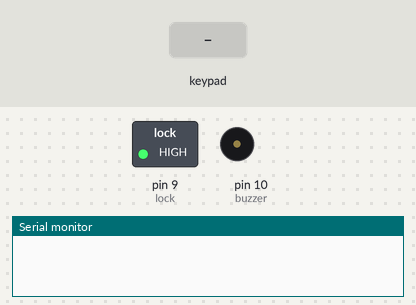
Recording of a sketch running on a simulated Arduino Uno, built with avr-gcc and run on an emulated ATmega328P. Parts: switched loads named in the sketch (green lamp = pin HIGH), buzzer (waves = sounding, pin HIGH), the last lines printed to the serial monitor. The inputs (shaded band) are chosen by the test bench.

Above: at 1.2 s.
1.3 s: keypad keys 5 2 4 1 * pressed 0.4 s apart
At 2.7 s:
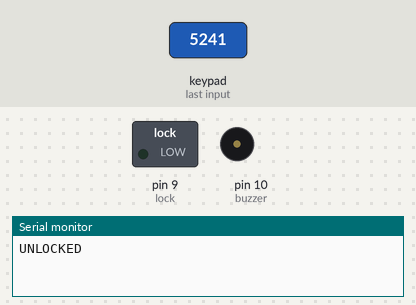
At 3.7 s:
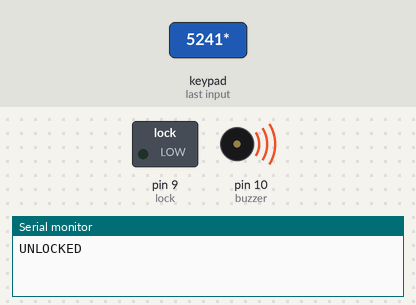
Timing chart, 0 to 5.4 s (numbered marks = the images above; inputs shaded):
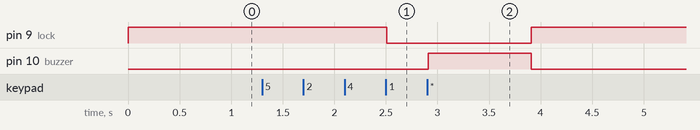

The sketch:

Keypad_Lock.ino
```cpp
#include <Keypad.h>

int lock = 9;          //output pin on Arduino
int buzzer = 10;

char correct[4] = {'5','2','4','1'};	//set password
char final[4] = {'0','0','0','0'};		//initialize password
bool locked = 1;                      //state for locked or not

void keypad();							//initialize keypad
const byte ROWS = 4;
const byte COLS = 3;
byte rowPins[ROWS] = {8, 7, 6, 5};
byte colPins[COLS] = {4, 3, 2};
char keys[4][3] = { {'1','2','3'},
                    {'4','5','6'},
                    {'7','8','9'},
                    {'*','0','#'} };
Keypad kpd = Keypad( makeKeymap(keys), rowPins, colPins, ROWS, COLS);

void setup() {
  pinMode(lock, OUTPUT);
  pinMode(buzzer, OUTPUT);
  Serial.begin(9600);
  digitalWrite(lock, HIGH);
}

void loop() {
  int chksum = 0;	//reset check sum to zero

  char key = kpd.getKey();
  if (key) {											//take keypad input
    for(int i=0; i<3;i++){ final[i] = final[i+1];}
    final[3] = key;
  }

  while(Serial.available()) {							//take bt input
	for(int i=0; i<3;i++){ final[i] = final[i+1];}
    final[3] = Serial.read();
  }

  for(int i=0; i<4; i++) {if(final[i]==correct[i]) { chksum += 1;}}		//how many digit is correct

  if (final[3]=='*') {				//check for buzzer
	  digitalWrite(buzzer,HIGH);
	  delay(1000);
	  final[3] = '0';
  }
  else {
	  digitalWrite(buzzer,LOW);
  }

  if(chksum == 4 and locked) {					// check for lock
    Serial.println("UNLOCKED");
    digitalWrite(lock, LOW);
    locked = 0;
  }
  else if (chksum != 4 and not locked){
    Serial.println("LOCKED");
    digitalWrite(lock, HIGH);
    locked = 1;
  }

  // FOR TESTING
  /*
  Serial.print(final[0]);Serial.print(final[1]);Serial.print(final[2]);Serial.print(final[3]);
  Serial.print(" | ");
  Serial.print(correct[0]);Serial.print(correct[1]);Serial.print(correct[2]);Serial.print(correct[3]);
  Serial.println(" ");
  */
}
```

Measured:
- after the input at 1.3 s, pin 9 (lock): HIGH → LOW after 1.2 s, → HIGH 1.4 s later; pin 10 (buzzer): LOW → HIGH after 1.6 s, → LOW 1.0 s later
